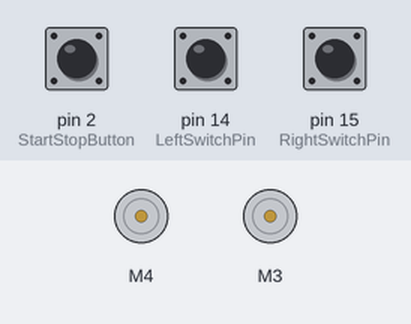
Bench run of a sketch on a simulated Arduino Uno, built with avr-gcc and run on an emulated ATmega328P. Parts: 2 × DC motor (green arrow = forward, orange = backward, longer = faster). The test bench sets the inputs (shaded band); at power-on: pin 2 (StartStopButton) HIGH, pin 14 (LeftSwitchPin) HIGH, pin 15 (RightSwitchPin) HIGH.

Above: at 0.8 s.
0.9 s: pin 2 (StartStopButton) pulled LOW for 3.2 s
At 4.4 s:
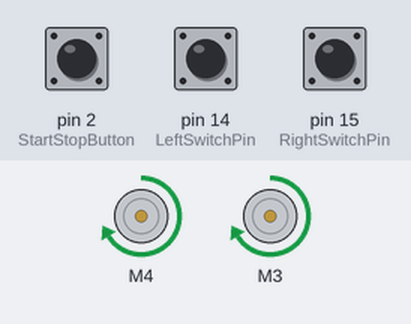
5.6 s: pin 14 (LeftSwitchPin) pulled LOW for 0.15 s
At 6.8 s:
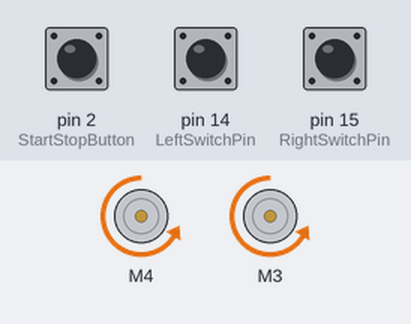
8.7 s: pin 15 (RightSwitchPin) pulled LOW for 3.2 s
At 10.5 s:
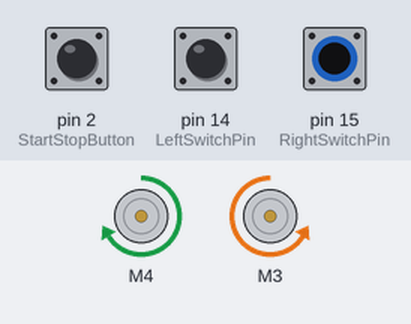
14.9 s: pin 15 (RightSwitchPin) pulled LOW for 0.15 s
At 17.2 s:
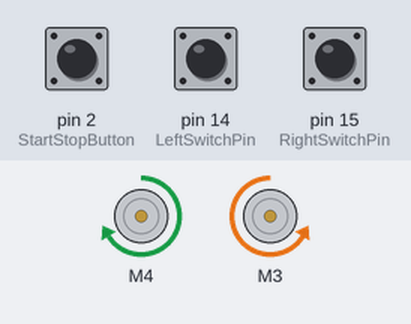
18.0 s: pin 15 (RightSwitchPin) pulled LOW for 1 s
At 18.9 s:
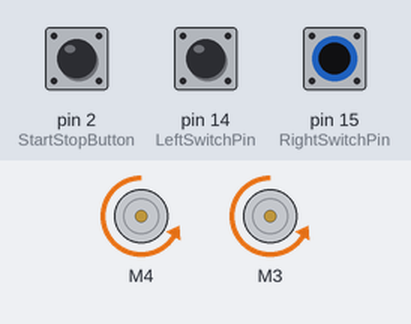
Timing chart, 0 to 22.1 s (numbered marks = the images above; inputs shaded):
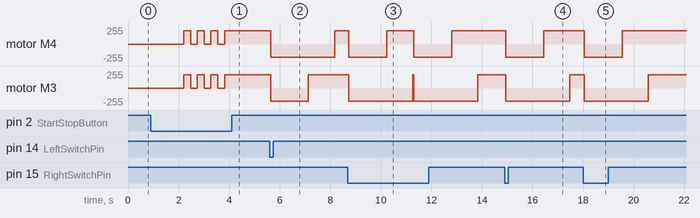

The sketch:

Hammerhead.ino
```cpp
// Hammerhead Code
// When 'bumped' Hammerhead will move forward until an object is hit, then back up and hit it again... and again...

// Include the needed libraries
#include <AFMotor.h>
#include <SoftwareSerial.h>

#define DEBUG 1  // By setting DEBUG to either 0 or 1, the program will exclude or include the print statements when it compiles

// Define constants
#define LeftSwitchPin   14  // Left switch is connected to this pin
#define RightSwitchPin  15  // Right switch is connected to this pin
#define LCDTxPin        13  // LCD connected to this pin (14 is analog 0)
#define DummyRxPin      4   // Not used by LCD Board, can be any unused pin
#define StartStopButton 2   // Pin to be used by button to either start or stop the robot
#define LeftMotorPin    3   // Left motor is connected to this pin
#define RightMotorPin   4   // Right motor is connected to this pin
#define SPEED           200 // Set speed to be used for motors

enum pressedSwitch{
  NONE,
  LEFT,
  RIGHT,
  BOTH
};

static pressedSwitch hit = NONE;
static pressedSwitch previousHit = NONE;
static unsigned int backAndForthCounter = 0;

SoftwareSerial mySerial = SoftwareSerial(DummyRxPin, LCDTxPin);  // Change Tx and Rx Pins to pins of our choosing

AF_DCMotor Left_Motor(3, MOTOR34_1KHZ); // Set up left motor on port 4, 1KHz pwm
AF_DCMotor Right_Motor(4, MOTOR34_1KHZ); // Set up right motor on port 3, 1KHz pwm

#define BackwardDelay 1500 // The robot should back up for this amount of time
#define TurningDelay 1000 // The robot should turn for this amount of time

void setup()
{
  pinMode(LCDTxPin, OUTPUT);
  mySerial.begin(9600); // Set baud rate for the LCD serial communication
  mySerial.print("?f"); // Send clear screen command to LCD

  pinMode(LeftSwitchPin, INPUT);      // Make left switch pin an input
  digitalWrite(LeftSwitchPin, HIGH);  // Enable the pull-up resistor on left switch pin
  pinMode(RightSwitchPin, INPUT);     // Make right switch pin an input
  digitalWrite(RightSwitchPin, HIGH); // Enable the pull-up resistor on right switch pin
  pinMode(StartStopButton, INPUT);      // Make start/stop pin an input
  digitalWrite(StartStopButton, HIGH);  // Enable the pull-up resistor on start/stop pin

  Right_Motor.setSpeed(SPEED);
  Left_Motor.setSpeed(SPEED);

  mySerial.print("?x00?y0");  // Move cursor to position x=0 and y=0 on the LCD display
  mySerial.print("Bump to begin...");

  while(digitalRead(StartStopButton))
  {
   // Wait for switch to be pressed
  }

  mySerial.print("?x00?y1");  // Move cursor to position x=0 and y=1 on the LCD display
  mySerial.print("Starting!");
  delay(1000);
  mySerial.print("?f"); // Send clear screen command to LCD
}

void loop()
{
  #ifdef DEBUG
    mySerial.print("?x00?y0");  // Move cursor to position x=0 and y=0 on the LCD display
    mySerial.print("Onward!");
  #endif

  DriveForward();

  previousHit = hit;

  while (true)
  {
    if (!digitalRead(LeftSwitchPin))
    {
      hit = LEFT;
      break;
    }

    if (!digitalRead(RightSwitchPin))
    {
      hit = RIGHT;
      break;
    }

    if (!digitalRead(StartStopButton))
    {
      StopMotors();

      #ifdef DEBUG
        mySerial.print("?f"); // Send clear screen command to LCD
        mySerial.print("?x00?y0");  // Move cursor to position x=0 and y=0 on the LCD display
        mySerial.print("STOP!");
      #endif

      while(true)
      {
        delay(250);

        if(!digitalRead(StartStopButton))
        {
          DriveForward();

          #ifdef DEBUG
            mySerial.print("?f"); // Send clear screen command to LCD
            mySerial.print("?x00?y0");  // Move cursor to position x=0 and y=0 on the LCD display
            mySerial.print("Onward!");
          #endif

          delay(250);
          break;
        }
      }
    }

    delay(10);
  }

  #ifdef DEBUG
    mySerial.print("?f"); // Send clear screen command to LCD
    switch(hit)
    {
      case LEFT:
        mySerial.print("?x00?y0");  // Move cursor to position x=0 and y=0 on the LCD display
        mySerial.print("LEFT switch");
        mySerial.print("?x00?y1");  // Move cursor to position x=0 and y=1 on the LCD display
        mySerial.print("pressed!");
        break;
      case RIGHT:
        mySerial.print("?x00?y0");  // Move cursor to position x=0 and y=0 on the LCD display
        mySerial.print("RIGHT switch");
        mySerial.print("?x00?y1");  // Move cursor to position x=0 and y=1 on the LCD display
        mySerial.print("pressed!");
        break;
    }
  #endif

  if (hit == RIGHT)
  {
    DriveBackward();
    delay(BackwardDelay);
    TurnLeft();
    delay(TurningDelay);
  }

  if (hit == LEFT)
  {
    DriveBackward();
    delay(BackwardDelay);
    TurnRight();
    delay(TurningDelay);
  }

  if (hit != previousHit)
  {
    backAndForthCounter++;
    if (backAndForthCounter > 2)
    {
      #ifdef DEBUG
        mySerial.print("?f"); // Send clear screen command to LCD
        mySerial.print("?x00?y0");  // Move cursor to position x=0 and y=0 on the LCD display
        mySerial.print("Stuck!");
      #endif

      TurnRight();
      delay(2*TurningDelay);

      backAndForthCounter = 0;
    }
  }
  else
  {
    backAndForthCounter = 0;
  }

  #ifdef DEBUG
    mySerial.print("?f"); // Send clear screen command to LCD
    mySerial.print("?x00?y0");  // Move cursor to position x=0 and y=0 on the LCD display
    mySerial.print("Onward!");
  #endif
}

void StopMotors()
{
  Right_Motor.run(RELEASE);
  Left_Motor.run(RELEASE);
}

void DriveForward()
{
  Right_Motor.run(FORWARD);
  Left_Motor.run(FORWARD);
}

void DriveBackward()
{
  Right_Motor.run(BACKWARD);
  Left_Motor.run(BACKWARD);
}

void TurnLeft()
{
  Right_Motor.run(FORWARD);
  Left_Motor.run(BACKWARD);
}

void TurnRight()
{
  Right_Motor.run(BACKWARD);
  Left_Motor.run(FORWARD);
}
```

Measured:
- after the input at 0.9 s, motor M4, motor M3: alternates forward 200/255 for 0.28 s and stopped for 0.26 s, 7 changes in all, then stays forward 200/255, starting after 1.3 s
- after the input at 5.6 s, motor M4: forward 200/255 → backward 200/255 at once, → forward 200/255 2.5 s later; motor M3: forward 200/255 → backward 200/255 at once, → forward 200/255 1.5 s later
- after the input at 8.7 s, motor M4: alternates forward 200/255 for 1.1 s and backward 200/255 for 1.5 s, starting at once; motor M3: forward 200/255 → backward 200/255 at once, → forward 200/255 5.1 s later
- after the input at 14.9 s, motor M4: forward 200/255 → backward 200/255 at once, → forward 200/255 1.5 s later; motor M3: forward 200/255 → backward 200/255 at once, → forward 200/255 2.5 s later
- after the input at 18.0 s, motor M4: forward 200/255 → backward 200/255 at once, → forward 200/255 1.5 s later; motor M3: forward 200/255 → backward 200/255 at once, → forward 200/255 2.5 s later
